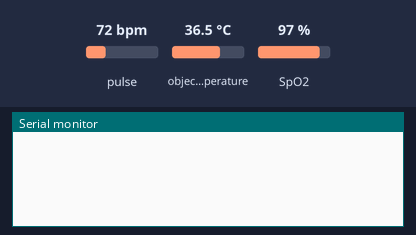
Bench run of a sketch on a simulated ESP32. On the bench: the last lines printed to the serial monitor. The test bench sets the inputs (shaded band); at power-on: object temperature 36.5 °C, pulse 72 bpm, SpO2 97 %.

Above: at 1.2 s.
1.3 s: object temperature set to 30.3 °C
At 5.0 s:
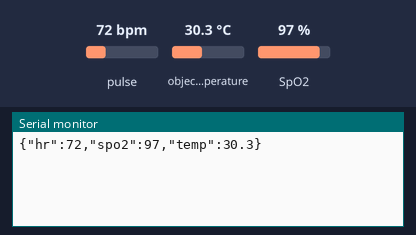
9.5 s: object temperature set to 29.8 °C
At 12.3 s:
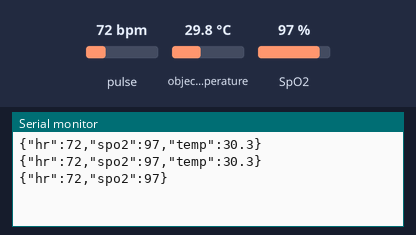

The sketch:

vitalis_sensor.ino
```cpp
/*
  VITALIS reference sensor board: ESP32 + MAX30102 (+ optional MLX90614)
  Streams the VITALIS JSON-lines telemetry protocol over USB serial (115200 baud).

  Libraries (Arduino Library Manager):
    - SparkFun MAX3010x Pulse and Proximity Sensor Library
    - Adafruit MLX90614 Library
  Wiring (shared I2C): 3V3->VIN, GND->GND, GPIO21->SDA, GPIO22->SCL

  Prototype only. Not a medical device. Untested on hardware: verify before use.
*/
#include <Wire.h>
#include "MAX30105.h"
#include "spo2_algorithm.h"
#include <Adafruit_MLX90614.h>

MAX30105 pox;
Adafruit_MLX90614 mlx;
bool haveMlx = false;

const int N = 100;          // 4 s window at 25 samples/s
uint32_t irBuf[N], redBuf[N];

void setup() {
  Serial.begin(115200);
  Wire.begin(21, 22);
  if (!pox.begin(Wire, I2C_SPEED_FAST)) {
    Serial.println("{\"error\":\"MAX30102 not found\"}");
    while (true) delay(1000);
  }
  // ledBrightness, sampleAverage, ledMode(2=red+IR), sampleRate, pulseWidth, adcRange
  pox.setup(60, 4, 2, 100, 411, 4096);
  haveMlx = mlx.begin();
}

void loop() {
  // Collect one window of samples.
  for (int i = 0; i < N; i++) {
    while (!pox.available()) pox.check();
    redBuf[i] = pox.getRed();
    irBuf[i] = pox.getIR();
    pox.nextSample();
  }
  int32_t spo2, hr;
  int8_t spo2Valid, hrValid;
  maxim_heart_rate_and_oxygen_saturation(irBuf, N, redBuf, &spo2, &spo2Valid, &hr, &hrValid);

  // Finger detection: very low IR means no finger on the sensor.
  bool finger = irBuf[N - 1] > 50000;

  Serial.print("{");
  bool first = true;
  if (finger && hrValid && hr > 25 && hr < 240) { Serial.print("\"hr\":"); Serial.print(hr); first = false; }
  if (finger && spo2Valid && spo2 > 50 && spo2 <= 100) { if (!first) Serial.print(","); Serial.print("\"spo2\":"); Serial.print(spo2); first = false; }
  if (haveMlx) {
    float t = mlx.readObjectTempC();  // skin temperature (lower than core)
    if (t > 30 && t < 43) { if (!first) Serial.print(","); Serial.print("\"temp\":"); Serial.print(t, 1); first = false; }
  }
  Serial.println("}");  // "{}" lines are ignored by VITALIS
}
```

Measured:
- the behaviour switches between 30.1 and 30 °C on object temperature (found by bisection; images 1 and 2)
- after the input at 1.3 s, the serial monitor: prints a new line after 2.7 s (image 1)
- after the input at 9.5 s, the serial monitor: prints a new line after 2.5 s (image 2)
